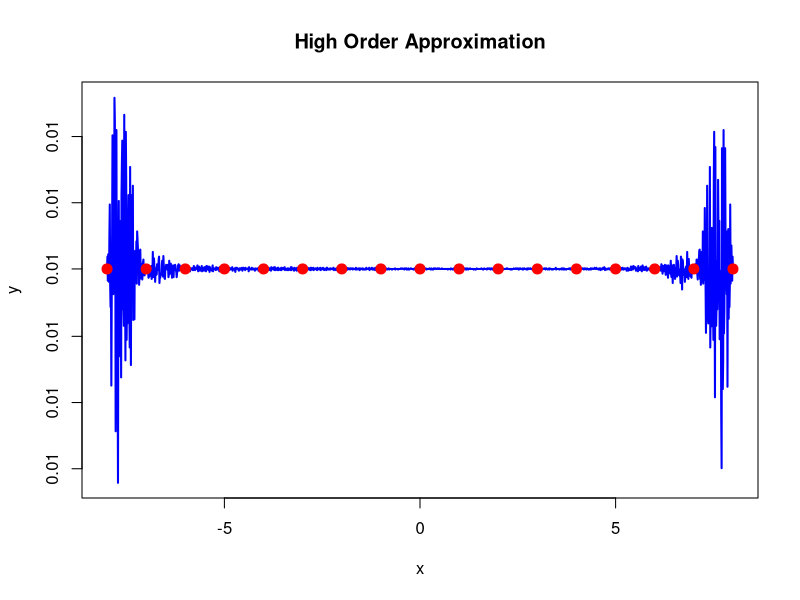
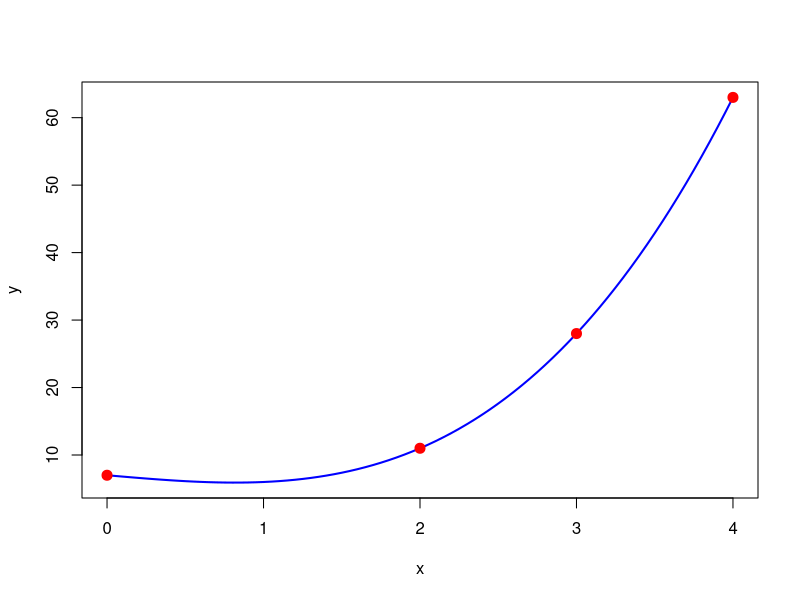
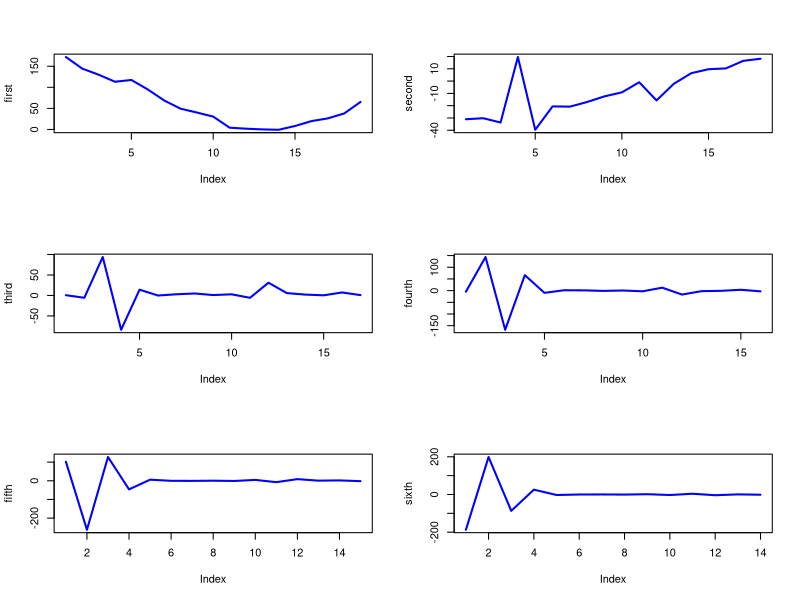
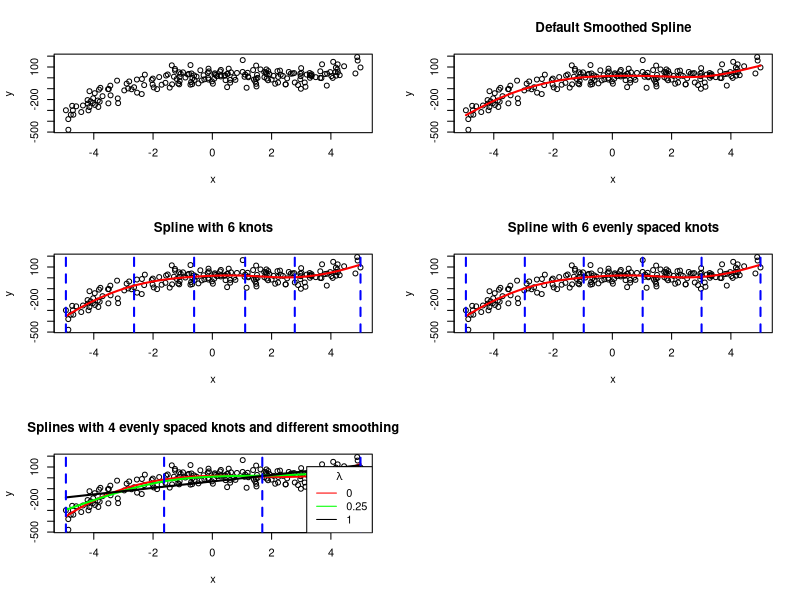

The R source for these figures, in order:
## ---- chunk 1

#z is the point to evaluate at
#x is the x data
#y is the y data
#i is index of the polynomial, i.e., L_k=L_i
Lk <- function(z, x, y){
  sub <- rep(NA, length(x))
  for(i in seq_along(sub)) sub[i]  <- y[i]*prod(z - x[-i]) / prod(x[i] - x[-i])
  sum(sub)
}

#v are values to evaluate the polynomial at
#x and y are the data
lagrange  <- function(v,x,y){
  if(length(x) != length(y)) return(print("Error: x and y have different lengths."))
  Px <- rep(NA, length(v))
  v <- sort(v)
  for(i in seq_along(v)) Px[i] <- Lk(v[i],x,y)
  out <- matrix(c(v, Px), ncol = 2)
  out
}

### Book Figure 4.12

plot(lagrange(seq(-8,8,by=0.01), sample(-8:8), rep(0.01,17)), type="l", xlab="x", ylab="y", main = "High Order Approximation", lwd = 2, col="blue")
points(-8:8, rep(0.01,17), col="red", cex=2, pch=20)
plot(lagrange(seq(0,4,by=0.05), c(0, 2, 3, 4), c(7, 11, 28, 63)), type = "l", xlab="x", ylab="y", col="blue", lwd=2)
points(c(0, 2, 3, 4), c(7, 11, 28, 63), col="red", cex=2, pch=20)
## ---- chunk 2
# x data
set.seed(19624)
x <- sort(runif(20,-5,5)) #note the sorting
y <- 2*x^3 - 5*x^2 + x + 5

# y with (small) noise
y.noise <- y + rnorm(20,0,0.2)
## ---- chunk 3
first <- diff(y)/diff(x)
second <- diff(first)/diff(x,lag=2)
third <- diff(second)/diff(x,lag=3)
fourth <- diff(third)/diff(x,lag=4)

data.frame(first, second = c(0,second), third = c(0,0,third), fourth = c(0,0,0,fourth))
## ---- chunk 4
first <- diff(y.noise)/diff(x)
second <- diff(first)/diff(x,lag=2)
third <- diff(second)/diff(x,lag=3)
fourth <- diff(third)/diff(x,lag=4)

data.frame(first, second = c(0,second), third = c(0,0,third), fourth = c(0,0,0,fourth))
## ---- chunk 5
fifth <- diff(fourth)/diff(x,lag=5)
sixth<- diff(fifth)/diff(x,lag=6)
seventh<- diff(sixth)/diff(x,lag=7)
fourth
fifth
sixth
seventh
## ---- chunk 6
par(mfrow = c(3,2))
plot(first, type="l",lwd=2,col="blue")
plot(second, type="l",lwd=2,col="blue")
plot(third, type="l",lwd=2,col="blue")
plot(fourth, type="l",lwd=2,col="blue")
plot(fifth, type="l",lwd=2,col="blue")
plot(sixth, type="l",lwd=2,col="blue")
## ---- chunk 7

set.seed(8652)
x <- sort(runif(200,-5,5)) #note the sorting
y <- 2*x^3 - 5*x^2 + x + 5

# y with (small) noise
y.noise <- y + rnorm(200,0,50)

plot(x, y.noise, ylab="y")
## ---- chunk 8
s1 <- smooth.spline(x,y.noise)
m1 <- predict(s1, x)

plot(x, y.noise, ylab="y", main = "Default Smoothed Spline")
points(m1, col="red", type="l", lwd = 2)
## ---- chunk 9
s1$spar #how much smothing was done?
s1$fit$knot #see how many knots and where, note these are scaled between xmin and xmax
## ---- chunk 10
s2 <- smooth.spline(x,y.noise, nknots = 6, spar = 0.1)
m2 <- predict(s2, x)

plot(x, y.noise, ylab="y", main="Spline with 6 knots")
points(m2, col="red", type="l", lwd = 2)
abline(v = unique(s2$fit$knot) * diff(range(x)) + min(x), col="blue", lty = 2, lwd = 2)
## ---- chunk 11
table(cut(x, unique(s2$fit$knot) * diff(range(x)) + min(x), include.lowest=T))
## ---- chunk 12
s3 <- smooth.spline(x,y.noise, all.knots = seq(0,1,length=6), spar = 0.1)
m3 <- predict(s3, x)

plot(x, y.noise, ylab="y", main="Spline with 6 evenly spaced knots")
points(m3, col="red", type="l", lwd = 2)
abline(v = unique(s3$fit$knot) * diff(range(x)) + min(x), col="blue", lty = 2, lwd = 2)
## ---- chunk 13
s4 <- smooth.spline(x,y.noise, all.knots = seq(0,1,length=4), spar = 0)
m4 <- predict(s4, x)

s5 <- smooth.spline(x,y.noise, all.knots = seq(0,1,length=4), spar = 0.25)
m5 <- predict(s5, x)

s6 <- smooth.spline(x,y.noise, all.knots = seq(0,1,length=4), spar = 1)
m6 <- predict(s6, x)

plot(x, y.noise, ylab="y", main="Splines with 4 evenly spaced knots and different smoothing")
points(m4, col="red", type="l", lwd = 2)
points(m5, col="green", type="l", lwd = 2)
points(m6, type="l",lwd=2)
abline(v = unique(s4$fit$knot) * diff(range(x)) + min(x), col="blue", lty = 2, lwd = 2)
legend("bottomright", legend = c("0", "0.25", "1"), lty = 1, col = c("red","green","black"), title = expression(lambda))
